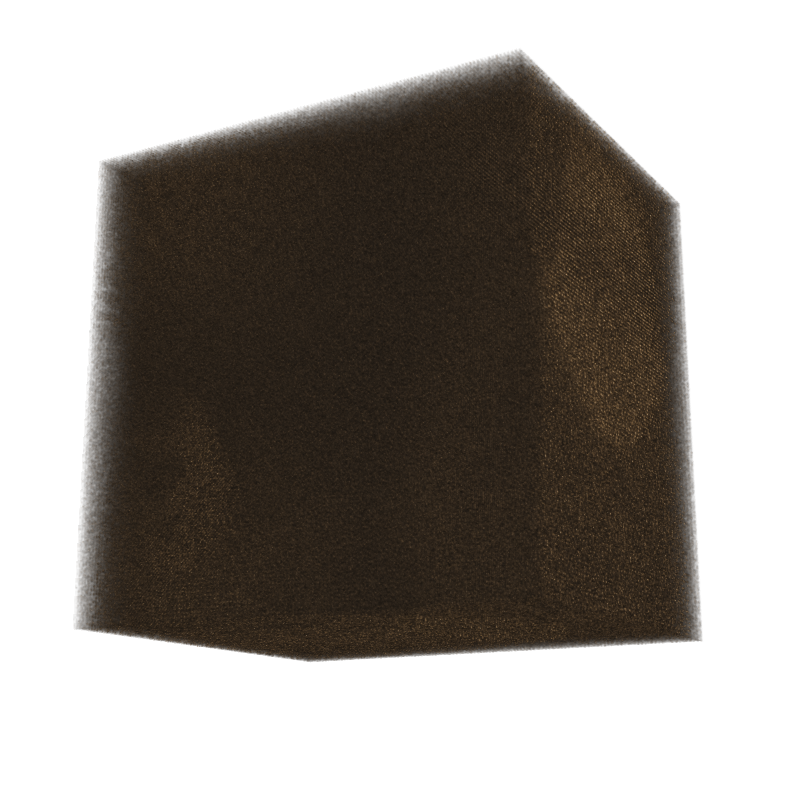

Write the Python code that produced this figure.
#!/usr/bin/env python3
"""
mri_woman_off.py — COLD (memory OFF) volume render of data/mri_woman.raw.

No prior lessons available (fresh agent). Taking the common first-attempt
approach for a headerless raw MRI volume:
  - Assume 8-bit (uint8) data, which is the usual default for .raw volume demos.
  - The file is 14,286,848 bytes; as uint8 that factors as 256 x 256 x 218.
  - Build a straightforward opacity ramp over the 0..255 range and a standard
    grey/warm colormap. (No background-cutoff or faint-shell technique known.)
"""
import sys
import numpy as np
import vtk
from vtk.util import numpy_support

RAW = "data/mri_woman.raw"
OUT = "results/mri_woman_off.png"
DIMS = (256, 256, 218)   # 14,286,848 bytes / (256*256) = 218 slices, assuming uint8


def main():
    arr = np.fromfile(RAW, dtype=np.uint8)
    print(f"[off] assuming uint8 dims={DIMS}, size={arr.size}")

    vtk_arr = numpy_support.numpy_to_vtk(arr.ravel(order="F"), deep=True,
                                         array_type=vtk.VTK_UNSIGNED_CHAR)
    image = vtk.vtkImageData()
    image.SetDimensions(*DIMS)
    image.SetSpacing(1.0, 1.0, 1.0)
    image.GetPointData().SetScalars(vtk_arr)

    # Naive opacity ramp over the full 0..255 range, starting low at 0 (no hard
    # background cutoff — the haze lesson is not known here).
    opacity = vtk.vtkPiecewiseFunction()
    opacity.AddPoint(0,   0.00)
    opacity.AddPoint(20,  0.05)   # low values still get some opacity -> haze
    opacity.AddPoint(80,  0.20)
    opacity.AddPoint(150, 0.45)
    opacity.AddPoint(255, 0.85)

    # Standard warm colormap over 0..255 (no faint-shell / opaque-core idea).
    color = vtk.vtkColorTransferFunction()
    color.AddRGBPoint(0,   0.10, 0.10, 0.10)
    color.AddRGBPoint(80,  0.60, 0.45, 0.30)
    color.AddRGBPoint(150, 0.85, 0.65, 0.40)
    color.AddRGBPoint(255, 0.95, 0.90, 0.80)

    prop = vtk.vtkVolumeProperty()
    prop.SetColor(color)
    prop.SetScalarOpacity(opacity)
    prop.ShadeOn()
    prop.SetInterpolationTypeToLinear()

    mapper = vtk.vtkSmartVolumeMapper()
    mapper.SetInputData(image)

    volume = vtk.vtkVolume()
    volume.SetMapper(mapper)
    volume.SetProperty(prop)

    renderer = vtk.vtkRenderer()
    renderer.SetBackground(1.0, 1.0, 1.0)
    renderer.AddVolume(volume)

    render_window = vtk.vtkRenderWindow()
    render_window.SetOffScreenRendering(1)
    render_window.SetSize(800, 800)
    render_window.AddRenderer(renderer)

    renderer.ResetCamera()
    cam = renderer.GetActiveCamera()
    cam.Azimuth(30)
    cam.Elevation(-15)
    renderer.ResetCameraClippingRange()

    render_window.Render()

    w2i = vtk.vtkWindowToImageFilter()
    w2i.SetInput(render_window)
    w2i.Update()
    writer = vtk.vtkPNGWriter()
    writer.SetFileName(OUT)
    writer.SetInputConnection(w2i.GetOutputPort())
    writer.Write()
    print(f"[off] wrote {OUT}")
    return 0


if __name__ == "__main__":
    sys.exit(main())
